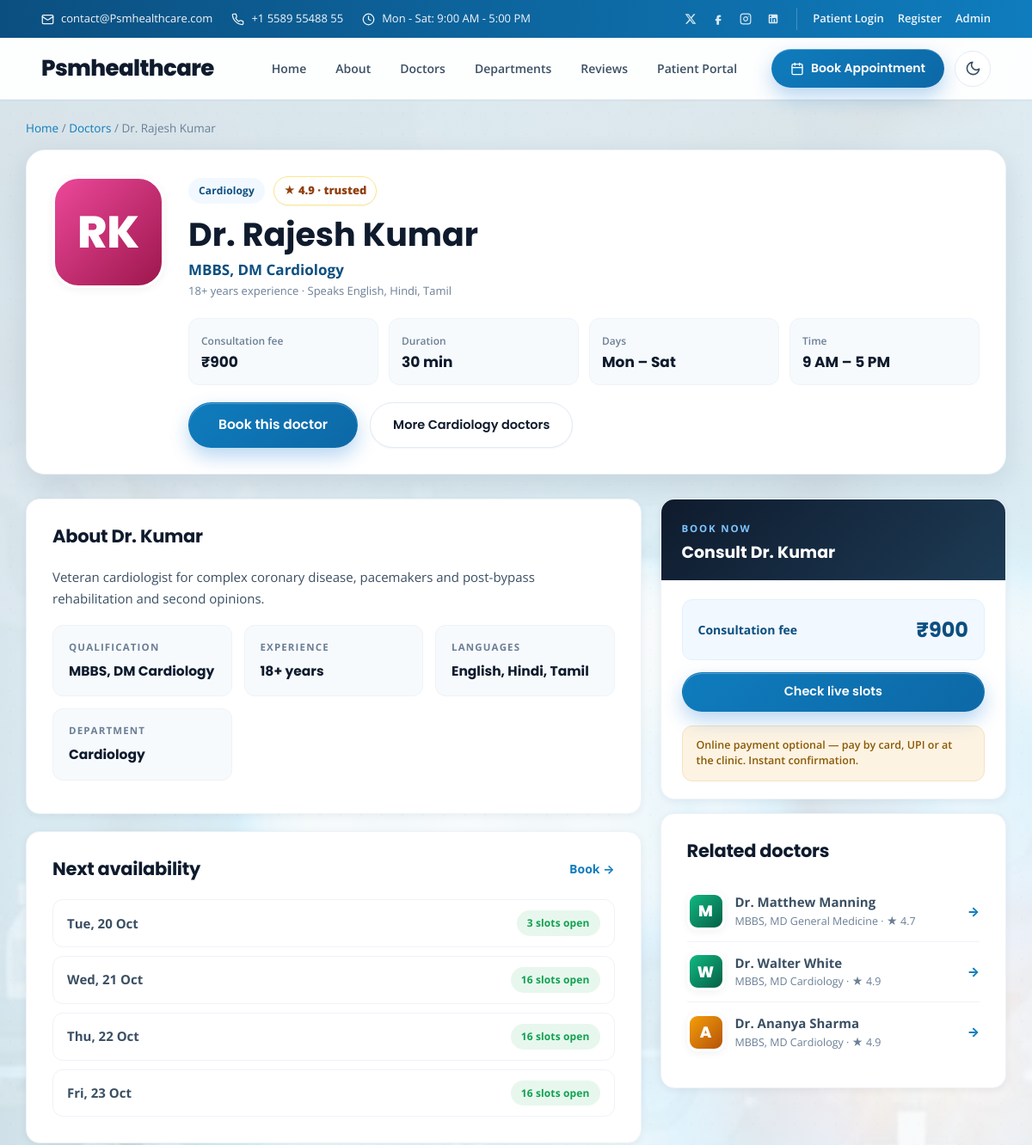
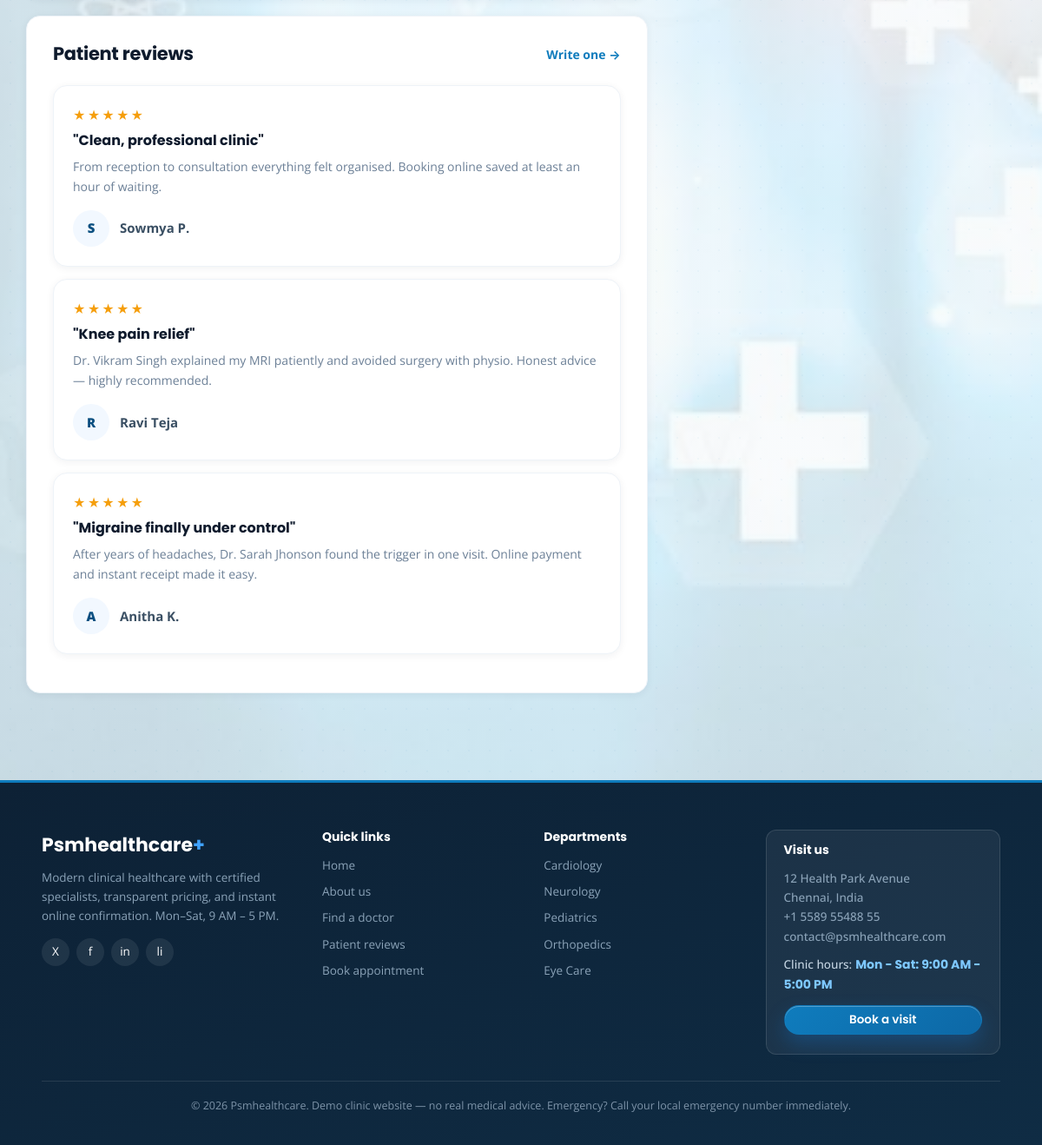
The page /doctors/10 on the database its author committed (2 pictures, top to bottom).
### tables this page shows
CREATE TABLE doctors (
        id INTEGER PRIMARY KEY AUTOINCREMENT,
        name TEXT NOT NULL,
        branch_id INTEGER NOT NULL REFERENCES branches(id) ON DELETE CASCADE
    , qualification TEXT NOT NULL DEFAULT '', experience INTEGER NOT NULL DEFAULT 0, bio TEXT NOT NULL DEFAULT '', languages TEXT NOT NULL DEFAULT 'English', fee INTEGER NOT NULL DEFAULT 500, rating REAL NOT NULL DEFAULT 4.8);

CREATE TABLE branches (
        id INTEGER PRIMARY KEY AUTOINCREMENT,
        name TEXT NOT NULL UNIQUE
    );

CREATE TABLE reviews (
            id INTEGER PRIMARY KEY AUTOINCREMENT,
            name TEXT NOT NULL,
            rating INTEGER NOT NULL DEFAULT 5,
            title TEXT NOT NULL DEFAULT '',
            comment TEXT NOT NULL,
            doctor_id INTEGER,
            created_at TEXT NOT NULL DEFAULT CURRENT_TIMESTAMP,
            FOREIGN KEY(doctor_id) REFERENCES doctors(id) ON DELETE SET NULL
        );

### app.py (the view)
@app.route("/doctors/<int:doctor_id>")
def doctor_detail(doctor_id):
    connection = db()
    doc = connection.execute("""
        SELECT d.*, b.name AS branch FROM doctors d
        JOIN branches b ON b.id = d.branch_id WHERE d.id = ?
    """, (doctor_id,)).fetchone()
    if not doc:
        connection.close()
        abort(404)
    related = connection.execute("""
        SELECT d.*, b.name AS branch FROM doctors d
        JOIN branches b ON b.id = d.branch_id
        WHERE d.branch_id = ? AND d.id != ? LIMIT 3
    """, (doc["branch_id"], doctor_id)).fetchall()
    doc_reviews = connection.execute(
        "SELECT * FROM reviews WHERE doctor_id = ? ORDER BY id DESC LIMIT 5", (doctor_id,)
    ).fetchall()
    all_reviews = connection.execute("SELECT * FROM reviews ORDER BY id DESC LIMIT 3").fetchall()
    upcoming_preview = []
    for offset in range(0, 7):
        day = date.today() + timedelta(days=offset)
        slots = available_slots(doctor_id, day.isoformat())
        if slots:
            upcoming_preview.append({"date": day, "count": len(slots), "iso": day.isoformat()})
        if len(upcoming_preview) >= 4:
            break
    connection.close()
    return render_template(
        "doctor_detail.html", doc=doc, related=related,
        doc_reviews=doc_reviews, all_reviews=all_reviews,
        upcoming_preview=upcoming_preview,
    )

### app.py (called while the page is built)
def db():
    os.makedirs(os.path.dirname(DB_PATH), exist_ok=True)
    connection = sqlite3.connect(DB_PATH)
    connection.row_factory = sqlite3.Row
    connection.execute("PRAGMA foreign_keys = ON")
    return connection

def current_user():
    return session.get("user")

@app.context_processor
def globals_for_templates():
    return {
        "current_user": current_user(),
        "today": date.today().isoformat(),
        "booking_days": BOOKING_DAYS,
        "consultation_fee": CONSULTATION_FEE,
        "currency_symbol": CURRENCY_SYMBOL,
        "hold_minutes": PAYMENT_HOLD_MINUTES
    }

def expire_stale_holds():
    cutoff = (
        datetime.now(timezone.utc) - timedelta(minutes=PAYMENT_HOLD_MINUTES)
    ).strftime("%Y-%m-%d %H:%M:%S")
    connection = db()
    connection.execute(
        "DELETE FROM appointments WHERE status = 'pending' AND created_at < ?",
        (cutoff,)
    )
    connection.commit()
    connection.close()

### templates/doctor_detail.html (shortened to what this page needs)
{% extends 'base.html' %}
{% block content %}
<div class="breadcrumb"><a href="{{ url_for('index') }}">Home</a> / <a href="{{ url_for('doctors_page') }}">Doctors</a> / <span>Dr. {{ doc.name }}</span></div>
<section class="doc-hero">
    <div class="doc-hero-card">
        <div class="doc-photo xl p-{{ (doc.id % 6) + 1 }}">{{ doc.name[0] }}{{ doc.name.split(' ')[-1][0] if ' ' in doc.name else '' }}</div>
        <div class="doc-hero-info">
            <div class="doc-badges"><span class="badge">{{ doc.branch }}</span><span class="rating-chip big">★ {{ '%.1f'|format(doc.rating or 4.8) }} · trusted</span></div>
            <h1>Dr. {{ doc.name }}</h1>
            <p class="doc-qual-lg">{{ doc.qualification or 'MBBS, MD' }}</p>
            <p class="muted">{{ doc.experience or 5 }}+ years experience · Speaks {{ doc.languages or 'English, Hindi' }}</p>
            <div class="doc-facts">
                <div><span>Consultation fee</span><strong>{{ currency_symbol }}{{ doc.fee if doc.fee is not none else consultation_fee }}</strong></div>
                <div><span>Duration</span><strong>30 min</strong></div>
                <div><span>Days</span><strong>Mon – Sat</strong></div>
                <div><span>Time</span><strong>9 AM – 5 PM</strong></div>
            </div>
            <div class="hero-btns">
                <a class="btn btn-primary btn-lg" href="{{ url_for('book') }}">Book this doctor</a>
                <a class="btn btn-ghost" href="{{ url_for('doctors_page') }}?dept={{ doc.branch_id }}">More {{ doc.branch }} doctors</a>
            </div>
        </div>
    </div>
</section>
<section class="section doc-cols">
    <div>
        <div class="panel">
            <div class="panel-head"><h2>About Dr. {{ doc.name.split(' ')[-1] }}</h2></div>
            <p>{{ doc.bio or 'Experienced clinician providing evidence-based, patient-first care with clear treatment plans and friendly follow-up.' }}</p>
            <div class="review-grid" style="margin-top:18px">
                <div class="review-item"><span>Qualification</span><strong>{{ doc.qualification or 'MBBS, MD' }}</strong></div>
                <div class="review-item"><span>Experience</span><strong>{{ doc.experience or 5 }}+ years</strong></div>
                <div class="review-item"><span>Languages</span><strong>{{ doc.languages or 'English, Hindi' }}</strong></div>
                <div class="review-item"><span>Department</span><strong>{{ doc.branch }}</strong></div>
            </div>
        </div>
        <div class="panel" style="margin-top:20px">
            <div class="panel-head"><h2>Next availability</h2><a class="text-link" href="{{ url_for('book') }}">Book →</a></div>
            {% if upcoming_preview %}
            <div class="avail-list">
                {% for d in upcoming_preview %}
                <div class="avail-row"><span><strong>{{ d.date.strftime('%a, %d %b') }}</strong></span><span class="badge badge-success">{{ d.count }} slots open</span></div>
                {% endfor %}
            </div>
            {% else %}<p class="muted">No open slots in the next 7 days — please try another doctor or date.</p>{% endif %}
        </div>
        <div class="panel" style="margin-top:20px">
            <div class="panel-head"><h2>Patient reviews</h2><a class="text-link" href="{{ url_for('reviews_page') }}">Write one →</a></div>
            {% for r in doc_reviews %}
            <div class="review-card"><div class="stars">{% for i in range(r.rating) %}★{% endfor %}</div><h4>"{{ r.title }}"</h4><p>{{ r.comment }}</p><div class="reviewer"><span class="review-avatar">{{ r.name[0] }}</span><span><strong>{{ r.name }}</strong></span></div></div>
            {% else %}
            {% for r in all_reviews %}
            <div class="review-card"><div class="stars">★★★★★</div><h4>"{{ r.title }}"</h4><p>{{ r.comment[:140] }}</p><div class="reviewer"><span class="review-avatar">{{ r.name[0] }}</span><span><strong>{{ r.name }}</strong></span></div></div>
            {% endfor %}
            {% endfor %}
        </div>
    </div>
    <aside class="booking-info">
        <div class="summary-card">
            <div class="summary-head"><span class="eyebrow">BOOK NOW</span><h3>Consult Dr. {{ doc.name.split(' ')[-1] }}</h3></div>
            <div class="summary-body">
                <div class="total-row"><span>Consultation fee</span><strong>{{ currency_symbol }}{{ doc.fee if doc.fee is not none else consultation_fee }}</strong></div>
                <a class="btn btn-primary full" style="margin-top:14px" href="{{ url_for('book') }}">Check live slots</a>
                <div class="hold-note">Online payment optional — pay by card, UPI or at the clinic. Instant confirmation.</div>
            </div>
        </div>
        {% if related %}
        <div class="panel"><div class="panel-head"><h2>Related doctors</h2></div>
            {% for r in related %}
            <a class="related-row" href="{{ url_for('doctor_detail', doctor_id=r.id) }}"><span class="doc-photo sm p-{{ (r.id % 6) + 1 }}">{{ r.name[0] }}</span><span><strong>Dr. {{ r.name }}</strong><small>{{ r.qualification or r.branch }} · ★ {{ '%.1f'|format(r.rating or 4.8) }}</small></span><span>→</span></a>
            {% endfor %}
        </div>
        {% endif %}
    </aside>
</section>
{% endblock %}

### rows shown on the page
doctors: name "Rajesh Kumar", name "R", name "K", rating "4.9", qualification "MBBS, DM Cardiology", experience "18", languages "English, Hindi, Tamil", fee "900", name "Kumar", bio "Veteran cardiologist for complex coronary disease, pacemakers and post-bypass rehabilitation and second opinions."
branches: branch "Cardiology"
reviews: title "Clean, professional clinic", comment "From reception to consultation everything felt organised. Booking online saved at least an hour of waiting.", name "S", name "Sowmya P."
reviews: title "Knee pain relief", comment "Dr. Vikram Singh explained my MRI patiently and avoided surgery with physio. Honest advice — highly recommended.", name "R", name "Ravi Teja"
reviews: title "Migraine finally under control", comment "After years of headaches, Dr. Sarah Jhonson found the trigger in one visit. Online payment and instant receipt made it easy.", name "A", name "Anitha K."
doctors: name "M", name "Matthew Manning", qualification "MBBS, MD General Medicine", rating "4.7"
doctors: name "W", name "Walter White", qualification "MBBS, MD Cardiology", rating "4.9"
doctors: name "A", name "Ananya Sharma", qualification "MBBS, MD Cardiology", rating "4.9"

### other values the page prints
{{ currency_symbol }} "₹"
{{ d.date.strftime('%a, %d %b') }} "Tue, 20 Oct" "Wed, 21 Oct" "Thu, 22 Oct" "Fri, 23 Oct"
{{ d.count }} "3" "16" "16" "16"
